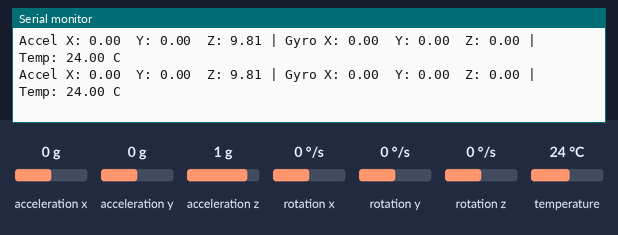
A sketch run on a simulated ESP32. On the bench: the last lines printed to the serial monitor. The inputs (shaded band) are chosen by the test bench; at power-on: acceleration x 0 g, acceleration y 0 g, acceleration z 1 g, rotation x 0 °/s, rotation y 0 °/s, rotation z 0 °/s, temperature 24 °C.

Above: at 2.2 s.
2.3 s: acceleration x set to -1.4 g
At 2.9 s:
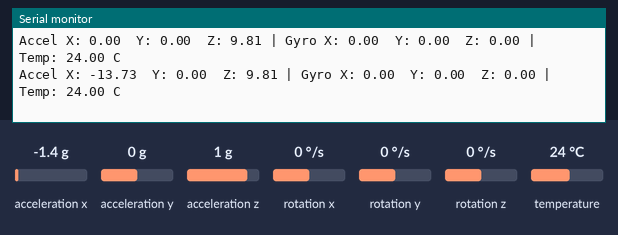
3.8 s: acceleration y set to -1.4 g
At 4.4 s:
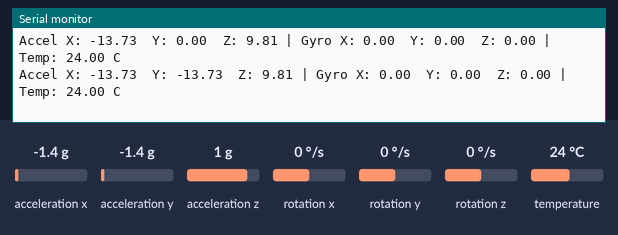
5.3 s: acceleration z set to -1.4 g
At 6.0 s:
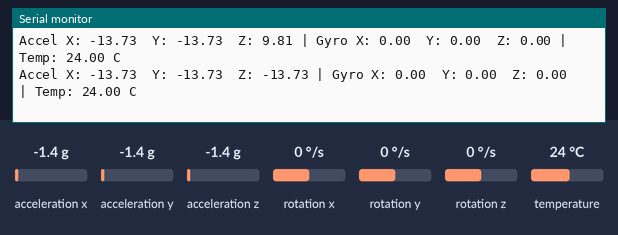
6.8 s: rotation x set to -192 °/s
At 7.5 s:
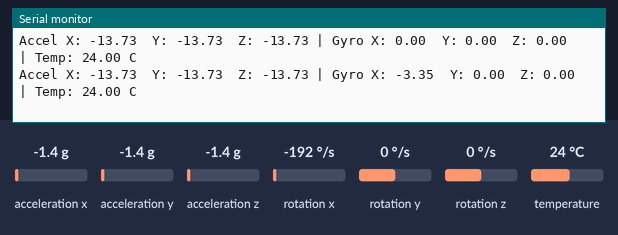
8.3 s: rotation y set to -192 °/s
At 9.0 s:
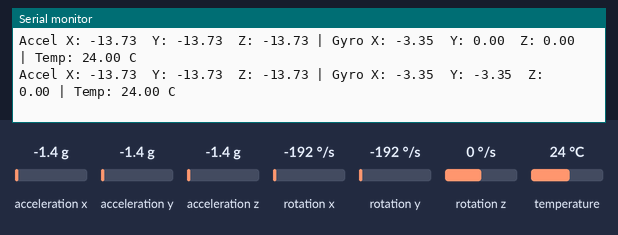

The sketch:

mpu6050_basic_read.ino
```cpp
#include <Wire.h>
#include <Adafruit_MPU6050.h>
#include <Adafruit_Sensor.h>

Adafruit_MPU6050 mpu;

void setup() {
  Serial.begin(115200);
  delay(1000);

  Wire.begin(21, 22); // SDA = GPIO21, SCL = GPIO22

  if (!mpu.begin()) {
    Serial.println("MPU6050 not found");

    while (1) {
      delay(10);
    }
  }

  Serial.println("MPU6050 ready");

  mpu.setAccelerometerRange(MPU6050_RANGE_8_G);
  mpu.setGyroRange(MPU6050_RANGE_500_DEG);
  mpu.setFilterBandwidth(MPU6050_BAND_21_HZ);
}

void loop() {
  sensors_event_t accel, gyro, temp;
  mpu.getEvent(&accel, &gyro, &temp);

  Serial.print("Accel X: ");
  Serial.print(accel.acceleration.x);
  Serial.print("  Y: ");
  Serial.print(accel.acceleration.y);
  Serial.print("  Z: ");
  Serial.print(accel.acceleration.z);

  Serial.print(" | Gyro X: ");
  Serial.print(gyro.gyro.x);
  Serial.print("  Y: ");
  Serial.print(gyro.gyro.y);
  Serial.print("  Z: ");
  Serial.print(gyro.gyro.z);

  Serial.print(" | Temp: ");
  Serial.print(temp.temperature);
  Serial.println(" C");

  delay(500);
}
```

Measured:
- after the input at 2.3 s, the serial monitor: prints a new line after 0.21 s (image 1)
- after the input at 3.8 s, the serial monitor: prints a new line after 0.23 s (image 2)
- after the input at 5.3 s, the serial monitor: prints a new line after 0.24 s (image 3)
- after the input at 6.8 s, the serial monitor: prints a new line after 0.25 s (image 4)
- after the input at 8.3 s, the serial monitor: prints a new line after 0.26 s (image 5)
